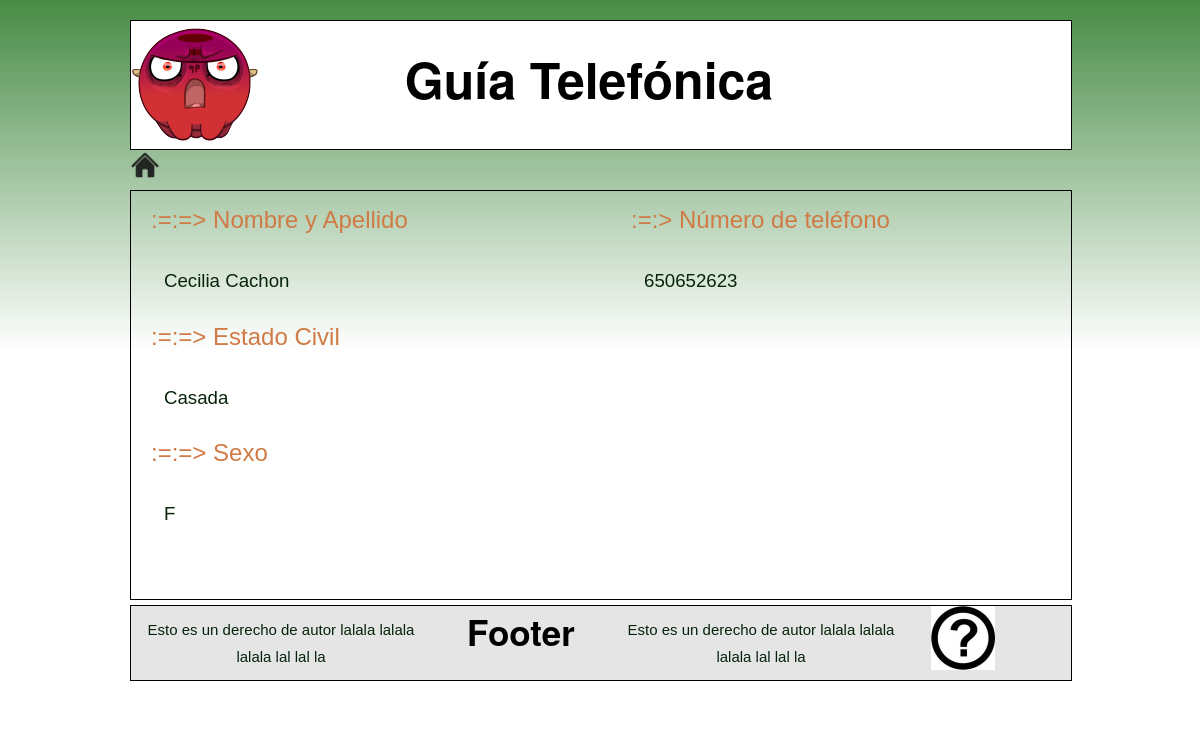
Screenshot of /info.php?id=4 with the database file from the repository.
### tables this page shows
CREATE TABLE IF NOT EXISTS `dir_contacto` (
  `cod_contacto` int(20) NOT NULL AUTO_INCREMENT,
  `nombre` varchar(100) NOT NULL,
  `apellido` varchar(100) NOT NULL,
  `sexo` char(1) DEFAULT NULL,
  `telefono` varchar(100) DEFAULT NULL,
  `edo_civil` varchar(100) DEFAULT 'soltero',
  `pais` varchar(100) DEFAULT NULL,
  `direccion` varchar(500) DEFAULT NULL,
  PRIMARY KEY (`cod_contacto`)
);

### info.php (the view, shortened to what this page needs)
<?php
	include('libreria_config.php');
	$bd = new BaseDatos();
	$bd->connect();
?>
<div class="container_12" id="ContenedorSupremo">
    <div class="grid_12" id="ContenedorSuperior">
		<div id="LogoTeam" class="grid_4 alpha" style="background-image:url(Imagenes/logo.png);width:50px;height:50px;"></div>
		<div class="grid_8 omega" id="barraSuperior">
		<br> <h1 style="font-size:50px;text-align:center;" >  Guía Telefónica </h1></div>
	</div>
	<div class = "grid_12">
		<a href = "index.php"> <img src = "Imagenes/Home.png" height = "30px"></a>
	</div>
	<div class="grid_12" id="ContenedorMedio">
		<div class="grid_6 alpha">
		<?php
			$st =
			'SELECT nombre,apellido,telefono,direccion, sexo,edo_civil, pais
			FROM daweb_krd.dir_contacto
			WHERE cod_contacto = \'' . $_GET['id'] . '\';' ;
			$rs_ = $bd->query($st);
			$rs = mysql_fetch_array($rs_);
			echo '<h2> :=:=> Nombre y Apellido </h2>';
			printf("<p class = \"info\">%s %s </p>",$rs['nombre'],$rs['apellido']);
			if(isset($rs['edo_civil'])){
				echo '<h2> :=:=> Estado Civil</h2>';
				printf("<p class = \"info\">%s</p>",$rs['edo_civil']);
			}
			if(isset($rs['sexo'])){
				echo '<h2> :=:=> Sexo</h2>';
				printf("<p class = \"info\">%s</p>",$rs['sexo']);
			}
		?>
		<br><br><br>
		</div>
		<div class = "grid_6 omega">
			<?php
			echo '<h2> :=:> Número de teléfono</h2>';
			printf("<p class = \"info\">%s</p>",$rs['telefono']);
			?>
		</div>
	</div>
	<div class="grid_12" id="ContenedorFinal">
    <div class="grid_4 alpha">
		<p style="font-size:15px;text-align:center;"> Esto es un derecho de autor lalala
		lalala lalala lal lal la </p>
    </div>
     <div class="grid_2">
		<h3 style="font-size:35px;text-align:center;"> <b> Footer </h3>
    </div>
    <div class="grid_4">
		<p style="font-size:15px;text-align:center;"> Esto es un derecho de autor lalala
		lalala lalala lal lal la </p>
    </div>
    <div class="grid_2 omega"> <a href="about.php">
	<img src="Imagenes/logo2.jpg" alt="Integrantes" width="64" height="64"></a>
    </div>
	</div>
    <br> <br>
	</div>
</body>
</html>

### css/text.css (style rules this page uses)
h1 { font-size: 25px; }
h2 { font-size: 23px; }
h3 { font-size: 21px; }
p, dl, hr, h1, h2, h3, h4, h5, h6, ol, ul, pre, table, address, fieldset, figure { margin-bottom: 20px; }

### css/960.css (style rules this page uses)
.container_12, .container_16 { margin-left: auto; margin-right: auto; width: 960px; }
.grid_1, .grid_2, .grid_3, .grid_4, .grid_5, .grid_6, .grid_7, .grid_8, .grid_9, .grid_10, .grid_11, .grid_12, .grid_13, .grid_14, .grid_15, .grid_16 { display: inline; float: left; margin-left: 10px; margin-right: 10px; }
.container_12 .grid_6, .container_16 .grid_8 { width: 460px; }
.container_12 .grid_12, .container_16 .grid_16 { width: 940px; }
.alpha { margin-left: 0; }
.omega { margin-right: 0; }
.container_12 .grid_2 { width: 140px; }
.container_12 .grid_4 { width: 300px; }
.container_12 .grid_8 { width: 620px; }
.clearfix:before, .clearfix:after, .container_12:before, .container_12:after, .container_16:before, .container_16:after { content: '.'; display: block; overflow: hidden; visibility: hidden; font-size: 0; line-height: 0; width: 0; height: 0; }
.clearfix:after, .container_12:after, .container_16:after { clear: both; }
.clearfix, .container_12, .container_16 { zoom: 1; }

### css/config_krd.css (style rules this page uses)
h2 { font:normal 24px Arial, Helvetica, sans-serif; color:#D07A45; padding:10px 5px; margin:5px 0 10px 15px; }
a { color:#A52A2A; text-decoration: none }
p { font:normal 12px Arial, Helvetica, sans-serif; color:#07230B; padding:10px; margin:0; line-height:1.8em; }
p.info { font:normal 14pt Arial, Helvetica, sans-serif; color:#07230B; padding:10px; margin-left:23px; line-height:1.8em; }
div#ContenedorSupremo { margin-top:20px; }
div#ContenedorSuperior { border: black 1px solid; background-color: white; }
div#ContenedorMedio { margin-top:10px; border: black 1px solid; display:none; }
div#ContenedorFinal { margin-top:5px; border: black 1px solid; background-color: #e5e5e6; }

### rows the page displays
dir_contacto: nombre "Cecilia", apellido "Cachon", edo_civil "Casada", sexo "F", telefono "650652623"
